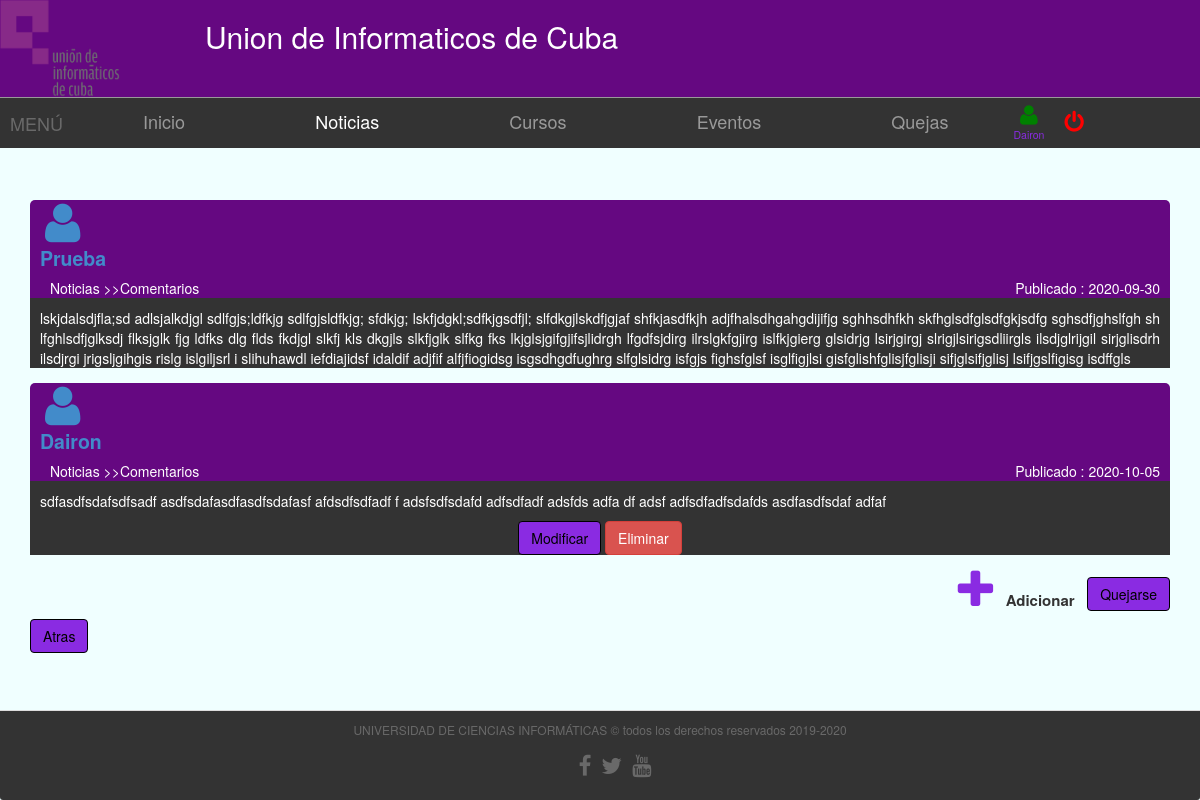
The app's page /vista/plantilla.php?opcion=6&tipo_contenido=noticia_comentario&id_noticia=1 (signed in) with its own data.
### tables this page shows
CREATE TABLE `comentarios` (
  `id_comentario` int(11) NOT NULL,
  `id_usuario` int(11) NOT NULL,
  `id_noticia` int(11) NOT NULL,
  `descripcion` text NOT NULL,
  `fecha` date NOT NULL,
  `estado` varchar(10) NOT NULL,
  `mensaje` varchar(10) NOT NULL
);

CREATE TABLE `usuarios` (
  `id_usuario` int(11) NOT NULL,
  `usuario` varchar(25) NOT NULL,
  `nombre` varchar(40) NOT NULL,
  `ci` bigint(11) NOT NULL,
  `contrasenna` varchar(60) NOT NULL,
  `direccion` text NOT NULL,
  `correo` varchar(20) NOT NULL,
  `sexo` varchar(11) NOT NULL,
  `centro` varchar(11) NOT NULL,
  `telefono` int(11) NOT NULL
);

### Modelo/CM_comentario.php (called while the page is built, shortened)
<?php
include_once 'Conexion.php';
class Comentario {
    function __construct() {
        $a = func_get_args();
        $i = func_num_args();
    }
    function obtenerComentariosDeUnaNoticia($id_noticia){
        $conexion=new Conexion();
        $sql="SELECT c.*,u.usuario FROM comentarios c,usuarios u "
                . "where c.id_noticia=$id_noticia and c.estado='true'and c.id_usuario=u.id_usuario";
        $resultados=$conexion->devolverResultados($sql);
        return $resultados;
    }
}

### Modelo/Conexion.php (called while the page is built, shortened)
<?php
class Conexion {
    private $conexion;
    function __construct() {
        try {
            $this->conexion = new PDO("mysql:host=localhost;dbname=uic", "root", "");
            $this->conexion->setAttribute(PDO::ATTR_ERRMODE, PDO::ERRMODE_EXCEPTION);
            $this->conexion->exec("SET CHARACTER SET utf8");
            return $this->conexion;
        } catch (Exception $ex) {
            die("Error: " . $ex->getMessage());
        }
    }
      public function devolverResultados($sql) {
        $objeto = $this->conexion->query($sql);
        while ($registros = $objeto->fetch()) {
            $personas[] = $registros;
        }
        if (isset($personas)) {
            return $personas;
       } else {
           return $registros;
       }
    }
}

### Vista/paginas/subpaginas/S_detalles.php (the view, shortened to what this page needs)
<!DOCTYPE html>
<?php
if ($tipo_contenido == "usuario") {
    include_once '../modelo/CM_usuario.php';
    $obj = new Usuario();
    $usuario = $obj->obtenerUsuarioDetalle($id_usuario);
    ?>
    <div class="contenedor_noticias_comentarios_quejas">
        <div>
            <header class="comentarios_quejas">
                <h2>Detalles de <span style="color: darkgray"><?php echo $usuario[0]["usuario"] ?></span>:</h2>
                <div style="text-align: start">Usuarios >>Detalles </div>
            </header>
            <div class="container-fluid  comentYquejas" style="">
                <table style="margin-left: 40px">
                    <tr>
                        <td><label>Nombre:</label></td>
                        <td><p><?php echo $usuario[0]["nombre"]; ?></p></td>
                    </tr>
                    <tr>
                        <td><label>CI:</label></td>
                        <td><p><?php echo $usuario[0]["ci"]; ?></p></td>
                    </tr>
                    <tr>
                        <td><label>Direccion:</label></td>
                        <td><p><?php echo $usuario[0]["direccion"]; ?></p></td>
                    </tr><tr>
                        <td><label>Correo:</label></td>
                        <td><p><?php echo $usuario[0]["correo"]; ?></p></td>
                    </tr>
                    <tr>
                        <td><label>Centro:</label></td>
                        <td><p><?php echo $usuario[0]["centro"]; ?></p></td>
                    </tr>
                    <tr>
                        <td><label>Telefono:</label></td>
                        <td><p><?php echo $usuario[0]["telefono"]; ?></p></td>
                    </tr>
                </table>
                <div class="text-left" style="margin-left: 20px;">
                    <a href="?opcion=7" class="btn btn-primary"> Atras </a>
                </div>
            </div>
        </div>
    </div>
    <?php
} else if ($tipo_contenido == "noticia_comentario") {
    include_once '../Modelo/CM_comentario.php';
    $obj = new Comentario();
    $comentarios = $obj->obtenerComentariosDeUnaNoticia($id_noticia);
    if ($comentarios!=false) {
        ?>
        <?php
        foreach ($comentarios as $c) {
            ?>
            <div class="contenedor_noticias_comentarios_quejas">
                <div>
                    <header class="comentarios_quejas">
                        <a href="" class="enlace">
                            <i class=" fa fa-user icono_user" aria-hidden="true"></i><br>
                            <label><?php echo $c["usuario"] ?></label>
                        </a>
                        <div class="fecha_flex">
                            Noticias >>Comentarios
                        <div class="fecha_noticia">
                            <span>Publicado :</span>
                            <time><?php echo $c["fecha"] ?></time>
                        </div>
</div>
                    </header>
                    <div class="container-fluid  comentYquejas" style="">
                        <p>
            <?php echo $c["descripcion"] ?>
                        </p>
<?php
   if(isset($_SESSION["usuario"])){
?>
                        <div class="botones_comentarios_quejas">
                            <?php
                            if($_SESSION["id_usuario"]==$c["id_usuario"]){
                            ?>
                            <a href="?opcion=11&tipo_contenido=noticia_comentario_modificar&id_comentario=<?php echo $c["id_comentario"] ?>" class="btn btn-primary">Modificar</a>
                           <?php
                            }
                            if($_SESSION["id_usuario"]==$c["id_usuario"] ){
                           ?>
                            <a href="../Controlador/CC_comentarios.php?id_comentario=<?php echo $c["id_comentario"] ?>&opcion=6&tipo_contenido=comentario&id_noticia=<?php echo $id_noticia ?>&accion=eliminar"class="btn btn-danger">Eliminar</a>
                        <?php } ?>
                        </div>
<?php
   }
?>
                    </div>
                </div>
            </div>
            <?php
        }
        ?>
    <?php } ?>
<?php if(isset($_SESSION["usuario"])){ ?>
    <div class="adicionar">
        <a href="?opcion=12&tipo_contenido=noticia_comentario_adicionar&id_noticia=<?php echo $id_noticia?>" id="adicionar">
            <i class=" fa fa-plus" aria-hidden="true"></i>
        </a>
        <label style="font-size: 1rem;">Adicionar</label>
<?php
if($_SESSION["usuario"]!="ADMINISTRADOR"){
?>
        <a href="?opcion=12&tipo_contenido=noticia_queja&anterior=Noticias >>Comentarios&id_noticia=<?php echo $id_noticia?>" class="btn btn-primary" id="boton_quejas">
            Quejarse
        </a>
        <?php
}
        ?>
    </div>
        <?php } ?>
         <div class="salir">
         <a href="?opcion=1" class="btn btn-primary"> Atras </a>
    </div>
<?php } ?>

### Vista/css/miEstilo.css (style rules this page uses)
html { font-size: 15px; }
body { background-color: azure; }
#adicionar { color: blueviolet; }
.fecha_flex { display: -webkit-box; display: -ms-flexbox; display: flex; -webkit-box-pack: justify; -ms-flex-pack: justify; justify-content: space-between; padding-left: 10px; }
.contenedor_noticias_comentarios_quejas { background-color: #650881; color: #fff; border-radius: 5px; margin-top: 15px; }
.fecha_noticia { text-align: end; padding-right: 10px; }
.contenedor_noticias_comentarios_quejas .comentarios_quejas { padding-left: 10px; }
.icono_user { font-size: 2rem; margin-left: 5px; }
.contenedor_noticias_comentarios_quejas .comentarios_quejas label { font-size: .9rem; }
.contenedor_noticias_comentarios_quejas .botones_comentarios_quejas { text-align: center; }
.comentYquejas { background-color: #333; padding-top: 10px; }
.comentYquejas p { margin-left: 10px; margin-right: 10px; text-align: justify; }
.adicionar { text-align: right; font-size: 3rem; }
.btn-primary { color: black; background-color: blueviolet; border-color: #357ebd; border-color: black; }
@media only screen and (min-width: 600px) and (max-width: 1500px) { .icono_user { font-size: 3rem; margin-left: 5px; } }
@media only screen and (min-width: 600px) and (max-width: 1500px) { .contenedor_noticias_comentarios_quejas .comentarios_quejas label { font-size: 1.3rem; } }

### records on screen
comentarios: id_usuario.usuario "Prueba", fecha "2020-09-30", descripcion "lskjdalsdjfla;sd adlsjalkdjgl sdlfgjs;ldfkjg sdlfgjsldfkjg; sfdkjg; lskfjdgkl;sdfkjgsdfjl; slfdkgjlskdfjgjaf shfkjasdfkjh adjfhalsdhgahgdijifjg sghhsdhfkh skfhglsdfglsdfgkjsdfg sghsdfjghslfgh sh lfghlsdfjglksdj flksjglk fjg ldfks dlg flds fkdjgl slkfj kls dkgjls slkfjglk slfkg fks lkjglsjgifgjifsjlidrgh lfgdfsjdirg ilrslgkfgjirg islfkjgierg glsidrjg lsirjgirgj slrigjlsirigsdliirgls ilsdjglrijgil sirjglisdrh ilsdjrgi jrigsljgihgis rislg islgiljsrl i slihuhawdl iefdiajidsf idaldif adjfif alfjfiogidsg isgsdhgdfughrg slfglsidrg isfgjs fighsfglsf isglfigjlsi gisfglishfglisjfglisji sifjglsifjglisj lsifjgslfigisg isdffgls"
comentarios: id_usuario.usuario "Dairon", fecha "2020-10-05", descripcion "sdfasdfsdafsdfsadf asdfsdafasdfasdfsdafasf afdsdfsdfadf f adsfsdfsdafd adfsdfadf adsfds adfa df adsf adfsdfadfsdafds asdfasdfsdaf adfaf"

### other values on screen
$_SESSION['usuario'] "Dairon"
